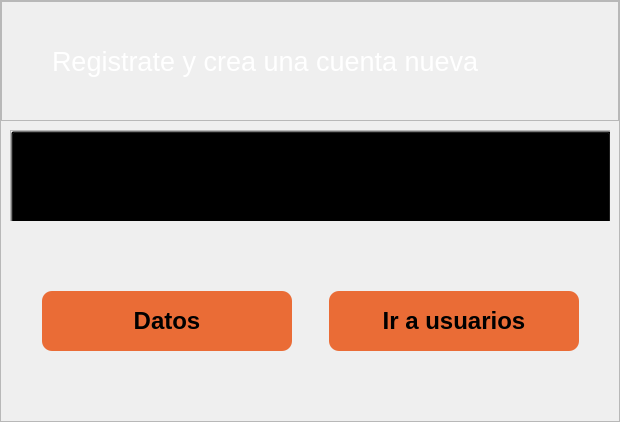
              <widget class="QFrame" name="frame_pic">
               <property name="maximumSize">
                <size>
                 <width>0</width>
                 <height>0</height>
                </size>
               </property>
               <property name="frameShape">
                <enum>QFrame::StyledPanel</enum>
               </property>
               <property name="frameShadow">
                <enum>QFrame::Raised</enum>
               </property>
               <layout class="QVBoxLayout" name="verticalLayout_14">
                <property name="spacing">
                 <number>0</number>
                </property>
                <property name="leftMargin">
                 <number>0</number>
                </property>
                <property name="topMargin">
                 <number>0</number>
                </property>
                <property name="rightMargin">
                 <number>0</number>
                </property>
                <property name="bottomMargin">
                 <number>0</number>
                </property>
                <item>
                 <widget class="QFrame" name="frame_imagen_pype_4">
                  <property name="minimumSize">
                   <size>
                    <width>0</width>
                    <height>120</height>
                   </size>
                  </property>
                  <property name="maximumSize">
                   <size>
                    <width>16777215</width>
                    <height>500</height>
                   </size>
                  </property>
                  <property name="frameShape">
                   <enum>QFrame::StyledPanel</enum>
                  </property>
                  <property name="frameShadow">
                   <enum>QFrame::Raised</enum>
                  </property>
                  <layout class="QHBoxLayout" name="horizontalLayout_22">
                   <property name="spacing">
                    <number>0</number>
                   </property>
                   <property name="leftMargin">
                    <number>50</number>
                   </property>
                   <property name="topMargin">
                    <number>0</number>
                   </property>
                   <property name="rightMargin">
                    <number>0</number>
                   </property>
                   <property name="bottomMargin">
                    <number>0</number>
                   </property>
                   <item>
                    <widget class="QLabel" name="label_saludo_3">
                     <property name="maximumSize">
                      <size>
                       <width>16777215</width>
                       <height>16777215</height>
                      </size>
                     </property>
                     <property name="font">
                      <font>
                       <pointsize>20</pointsize>
                       <weight>50</weight>
                       <bold>false</bold>
                      </font>
                     </property>
                     <property name="styleSheet">
                      <string notr="true">color:white;</string>
                     </property>
                     <property name="text">
                      <string>Registrate y crea una cuenta nueva</string>
                     </property>
                     <property name="alignment">
                      <set>Qt::AlignLeading|Qt::AlignLeft|Qt::AlignVCenter</set>
                     </property>
                    </widget>
                   </item>
                  </layout>
                 </widget>
                </item>
                <item>
                 <widget class="QFrame" name="horizontalFrame_2">
                  <property name="minimumSize">
                   <size>
                    <width>0</width>
                    <height>100</height>
                   </size>
                  </property>
                  <layout class="QHBoxLayout" name="horizontalLayout_6">
                   <item>
                    <widget class="QFrame" name="frame_usuarios_4">
                     <property name="minimumSize">
                      <size>
                       <width>600</width>
                       <height>500</height>
                      </size>
                     </property>
                     <property name="maximumSize">
                      <size>
                       <width>300</width>
                       <height>16777215</height>
                      </size>
                     </property>
                     <property name="layoutDirection">
                      <enum>Qt::LeftToRight</enum>
                     </property>
                     <property name="frameShape">
                      <enum>QFrame::StyledPanel</enum>
                     </property>
                     <property name="frameShadow">
                      <enum>QFrame::Raised</enum>
                     </property>
                     <layout class="QVBoxLayout" name="verticalLayout_15">
                      <property name="spacing">
                       <number>0</number>
                      </property>
                      <property name="leftMargin">
                       <number>0</number>
                      </property>
                      <property name="topMargin">
                       <number>0</number>
                      </property>
                      <property name="rightMargin">
                       <number>0</number>
                      </property>
                      <property name="bottomMargin">
                       <number>0</number>
                      </property>
                      <item>
                       <widget class="QPushButton" name="btn_tumi_3">
                        <property name="enabled">
                         <bool>true</bool>
                        </property>
                        <property name="minimumSize">
                         <size>
                          <width>600</width>
                          <height>600</height>
                         </size>
                        </property>
                        <property name="maximumSize">
                         <size>
                          <width>300</width>
                          <height>600</height>
                         </size>
                        </property>
                        <property name="layoutDirection">
                         <enum>Qt::LeftToRight</enum>
                        </property>
                        <property name="styleSheet">
                         <string notr="true">background-color:transparent;</string>
                        </property>
                        <property name="text">
                         <string/>
                        </property>
                        <property name="icon">
                         <iconset>
                          <normaloff>iconos/Vector (1) (1).svg</normaloff>iconos/Vector (1) (1).svg</iconset>
                        </property>
                        <property name="iconSize">
                         <size>
                          <width>250</width>
                          <height>250</height>
                         </size>
                        </property>
                       </widget>
                      </item>
                      <item>
                       <widget class="QPushButton" name="btn_cargarPic">
                        <property name="minimumSize">
                         <size>
                          <width>0</width>
                          <height>200</height>
                         </size>
                        </property>
                        <property name="maximumSize">
                         <size>
                          <width>16777215</width>
                          <height>200</height>
                         </size>
                        </property>
                        <property name="font">
                         <font>
                          <pointsize>24</pointsize>
                         </font>
                        </property>
                        <property name="styleSheet">
                         <string notr="true">color: white;
background-color: transparent;
border-width: 2px;
border-color: #EA6C36;
border-style: solid;
border-radius: 65px;</string>
                        </property>
                        <property name="text">
                         <string>Cargar Fotografía</string>
                        </property>
                       </widget>
                      </item>
                     </layout>
                    </widget>
                   </item>
                  </layout>
                 </widget>
                </item>
                <item>
                 <widget class="QFrame" name="verticalFrame_11">
                  <property name="minimumSize">
                   <size>
                    <width>0</width>
                    <height>200</height>
                   </size>
                  </property>
                  <property name="maximumSize">
                   <size>
                    <width>16777215</width>
                    <height>200</height>
                   </size>
                  </property>
                  <property name="layoutDirection">
                   <enum>Qt::RightToLeft</enum>
                  </property>
                  <layout class="QHBoxLayout" name="horizontalLayout_9">
                   <item>
                    <widget class="QPushButton" name="btn_return">
                     <property name="minimumSize">
                      <size>
                       <width>150</width>
                       <height>60</height>
                      </size>
                     </property>
                     <property name="maximumSize">
                      <size>
                       <width>250</width>
                       <height>60</height>
                      </size>
                     </property>
                     <property name="font">
                      <font>
                       <pointsize>18</pointsize>
                       <weight>75</weight>
                       <bold>true</bold>
                      </font>
                     </property>
                     <property name="styleSheet">
                      <string notr="true">QPushButton::QAbstractButton:icon {
	color: rgb(255, 255, 255);
}

QPushButton {
	border: none;
	border-radius: 10px;
	background-color: #EA6C36;
	color: rgb(0, 0, 0);
}

QPushButton:hover {
	border: none;
	background-color: #EA6C56;
	border-radius: 10px;
	color: rgb(0,0, 0)
}</string>
                     </property>
                     <property name="text">
                      <string>Ir a usuarios</string>
                     </property>
                    </widget>
                   </item>
                   <item>
                    <widget class="QPushButton" name="btn_atras2">
                     <property name="minimumSize">
                      <size>
                       <width>150</width>
                       <height>60</height>
                      </size>
                     </property>
                     <property name="maximumSize">
                      <size>
                       <width>250</width>
                       <height>60</height>
                      </size>
                     </property>
                     <property name="font">
                      <font>
                       <pointsize>18</pointsize>
                       <weight>75</weight>
                       <bold>true</bold>
                      </font>
                     </property>
                     <property name="styleSheet">
                      <string notr="true">QPushButton::QAbstractButton:icon {
	color: rgb(255, 255, 255);
}

QPushButton {
	border: none;
	border-radius: 10px;
	background-color: #EA6C36;
	color: rgb(0, 0, 0);
}

QPushButton:hover {
	border: none;
	background-color: #EA6C56;
	border-radius: 10px;
	color: rgb(0,0, 0)
}</string>
                     </property>
                     <property name="text">
                      <string>Datos</string>
                     </property>
                    </widget>
                   </item>
                  </layout>
                 </widget>
                </item>
               </layout>
              </widget>
